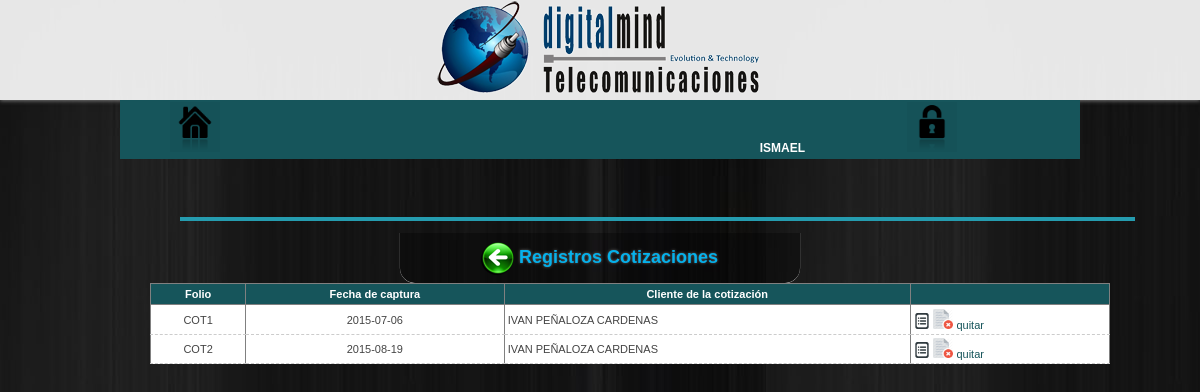
/configuracion/transacciones/cotizacion (signed in), run on the app's committed database.
### tables this page shows
CREATE TABLE IF NOT EXISTS `cotizacion` (
  `id_cotizacion` int(10) NOT NULL,
  `folio` int(11) DEFAULT NULL,
  `fecha` varchar(30) DEFAULT NULL,
  `id_cliente` int(10) DEFAULT NULL,
  `id_moneda` int(10) NOT NULL,
  `subtotal` double DEFAULT NULL,
  `iva` int(11) DEFAULT NULL,
  `total` double DEFAULT NULL,
  `estado` tinyint(4) NOT NULL,
  `guardada` int(10) NOT NULL
);

CREATE TABLE IF NOT EXISTS `clientes` (
  `id_cliente` int(10) NOT NULL,
  `nombre_cliente` varchar(70) NOT NULL,
  `razonSocial` varchar(70) NOT NULL,
  `fecha_alta` varchar(10) NOT NULL,
  `id_datfiscal` varchar(50) NOT NULL,
  `id_direccion` varchar(50) NOT NULL,
  `telefono` varchar(10) NOT NULL,
  `id_contacto` varchar(50) DEFAULT NULL,
  `id_bancarios` varchar(30) NOT NULL,
  `id_categoria_cliente` int(10) NOT NULL,
  `direccion_web` varchar(100) NOT NULL
);

### configuracion/transacciones/cotizacion/index.php (the view, shortened to what this page needs)
<?php include ('../../head.php'); ?>
<body>
    <?php include ('../../nav.php'); ?>
    <div id="menuopcion"><?php include('../../menu_individual.php') ?></div>
<center>
	<section>
        <h1 style="text-align:center; color:rgba(0,191,255,.9);">
            <a href="../../">
                <img class="atras" src="../../../images/atras.png" title="Regresar">
            </a>Registros Cotizaciones
        </h1>
<div class="scrollbar" id="barra">
<table border="1" cellspacing="0" cellpadding="2" class="datos">
<th>Folio </th>
<th>Fecha de captura</th>
<th>Cliente de la cotización</th>
<th></th>
<?php
$query="SELECT nombre_cliente, C.fecha, C.id_cotizacion,estado FROM cotizacion C
		inner join clientes on clientes.id_cliente=C.id_cliente ORDER BY C.id_cotizacion ASC";
$result=mysql_query($query);
while($fila=mysql_fetch_array($result))
{
?>
<tr>
    <td align="center">
    COT<?php echo $fila[2] ?>
    </td>
    <td align="center">
    <?php echo $fila[1] ?>
    </td>
    <td><?php echo $fila[0] ?></td>
    <td>
    <a href="../../../transacciones/Cotizacion/vistacot.php?id_cotizacion=<?php echo $fila[2]; ?>">
    <img src="../../../images/detalle.png"/></a>
<?php
if($fila[3]==1){
?>
   <a style="text-decoration:none;" href="desactivar.php?id_cot=<?php echo $fila[2]; ?>">
   <img src="../../../images/inactivo.png"  width="20" height="20">
   quitar</a>
<?php
}else{
?>
    <a style="text-decoration:none;" href="activar.php?id_cot=<?php echo $fila[2]; ?>">
    <img src="../../../images/activo.png"  width="20" height="20">
    activar</a>
<?php
}
?>
    </td>
</tr>
<?php
}
 ?>
</table>
 <div class="contbarra"></div>
 </div>

### css/menu.css (style rules this page uses)
* { margin: 0;padding: 0; }
a { color: #28C7E0;text-decoration:none; }
body { background: url(../images/bg.jpg) fixed; color:#444; font-family:Verdana,Helvetica,Sans-serif;font-size:12px; }
a { text-decoration: none; }
.scrollbar { margin-left: 30px; height: 550px; width: 1200px; overflow-y: scroll; margin-bottom: 25px; }
.contbarra { min-height: 450px; }
.atras { border-radius: 50%; box-shadow: -1px 1px 1px #000; vertical-align: middle; }
section h1 { margin: auto; width: 400px; background-color: rgba(0,0,0,.3); box-shadow: 0px .1px 0px .1px #fff; border-bottom-left-radius: 15px; border-bottom-right-radius: 15px; }
h1 { color: #28C7E0;-webkit-text-shadow: 0 0 3px #666;-moz-text-shadow: 0 0 3px #666;text-shadow: 0 0 3px #666;padding: .5em 0; }
section { text-align: center; }

### css/tabla.css (style rules this page uses)
table { border-collapse: separate;font-size: 13px; margin: 0 0 30px 0; }
.datos { background: #FFF;border-collapse: collapse;text-align: left;width: 960px; }
.datos img { text-align: center; }
.datos th { text-align:center; background: #16555B;color: #FFF; font-weight: bold; padding: .4em; }
.datos td { border-bottom: 1px #CCC dashed; padding: .3em; }
.datos a { color:#16555B; }

### css/menu_individual_config.css (style rules this page uses)
#menuopcion { margin: 2% 0 1% 15%; border-bottom: 4px solid #259CAF; width: 955px; height: 33.5px; }

### libs/dataTables/css/datatables.css (style rules this page uses)
table { border-collapse: separate; font-size: 11px; width: 80%; margin: 0 auto; }

### data on the page
cotizacion: id_cotizacion "1", fecha "2015-07-06", id_cliente.nombre_cliente "IVAN PEÑALOZA CARDENAS", estado 1 (drawn)
cotizacion: id_cotizacion "2", fecha "2015-08-19", id_cliente.nombre_cliente "IVAN PEÑALOZA CARDENAS", estado 1 (drawn)

### other printed values
$_SESSION["usuario"] "ISMAEL"
